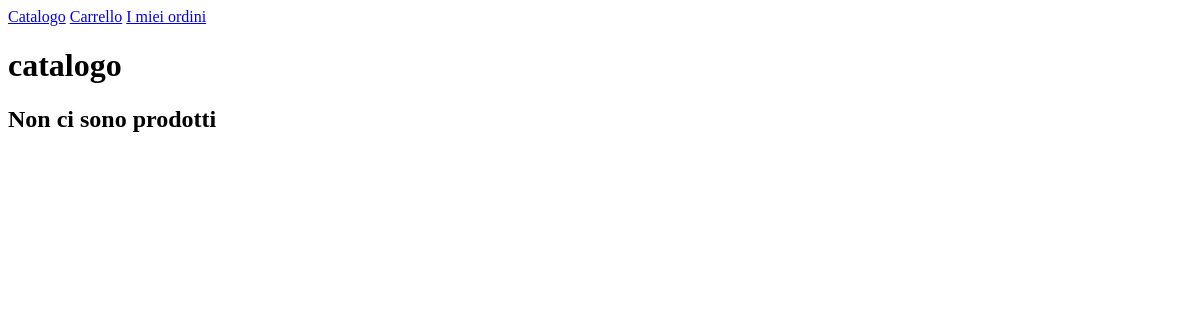
The app's page /, older data.
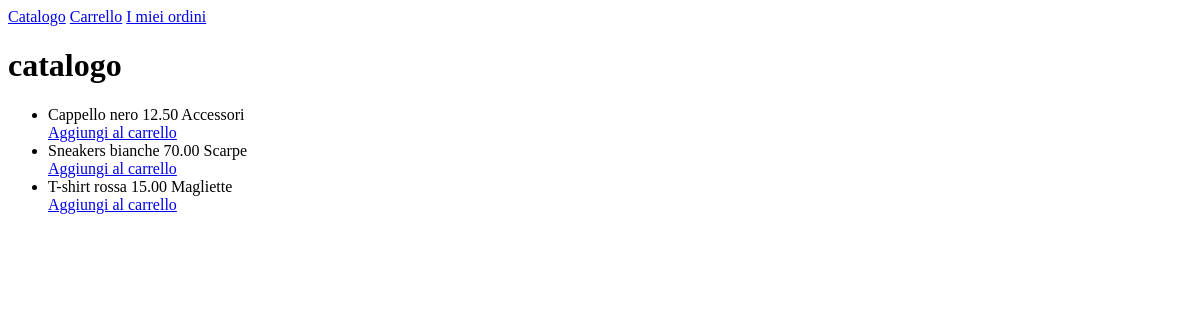
The same page, newer data.
### products/models.py (models this page shows, shortened)
class Product(models.Model):
    name = models.CharField(max_length=100)
    description = models.TextField(blank=True)
    price = models.DecimalField(max_digits=7, decimal_places=2, validators=[MinValueValidator(Decimal('0.01'))])
    stock = models.PositiveIntegerField()
    category = models.ForeignKey(Category, on_delete=models.PROTECT)
    is_active = models.BooleanField(default=True)
    created_at = models.DateTimeField(auto_now_add=True)

class Category(models.Model):
    name = models.CharField(unique=True, max_length=100)
    description = models.TextField(blank=True)
    is_active = models.BooleanField(default=True)
    created_at = models.DateTimeField(auto_now_add=True)
    def __str__(self):
        return self.name

### products/views.py (the view)
# urls.py: path('', views.catalogo, name='catalogo')
def catalogo(request):
    prodotti = Product.objects.filter(is_active=True).order_by('-created_at')
    context={"prodotti": prodotti}
    return render(request, 'products/catalogo.html', context)

### products/templates/products/catalogo.html (shortened to what this page needs)
{% extends "base.html" %}
{% block content %}
<h1>catalogo</h1>
{% if prodotti %}
<ul>
    {% for prodotto in prodotti %}
        <li>{{prodotto.name}} {{prodotto.price}} {{prodotto.category}}</li>
        <a href="{% url 'add_to_cart' prodotto.pk %}">Aggiungi al carrello</a>
    {% endfor %}
</ul>
{% else %}
<h2>Non ci sono prodotti</h2>
{% endif %}
{% endblock %}

Row changes from the older to the newer data that the page shows:
added Product: name "Cappello nero", price "12.50", category "Accessori"
added Product: name "Sneakers bianche", price "70.00", category "Scarpe"
added Product: name "T-shirt rossa", price "15.00", category "Magliette"
Text that changed along with them:
text no longer shown: "Non ci sono prodotti"
